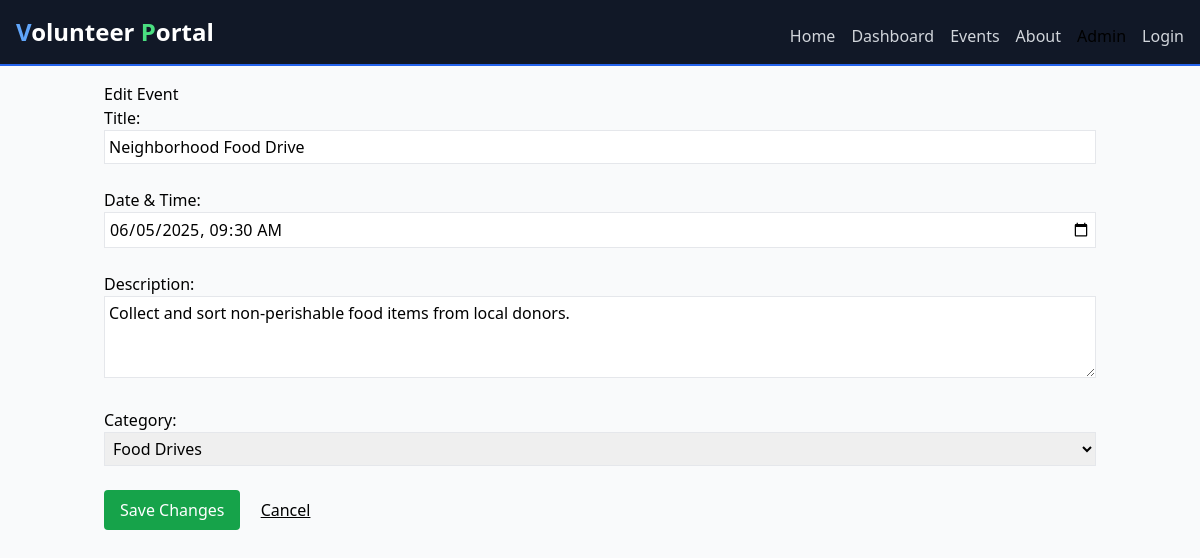
/admin/edit-event/3 (signed in), run on the app's committed database.
### app.py (models this page shows)
class Event(db.Model):
    id          = db.Column(db.Integer, primary_key=True)
    title       = db.Column(db.String(100), nullable=False)
    date        = db.Column(db.DateTime, nullable=False)
    description = db.Column(db.Text)
    category    = db.Column(db.String(50), nullable=False, default='General')

### app.py (the view, shortened to what this page needs)
@app.route('/admin/edit-event/<int:event_id>', methods=['GET','POST'])
def edit_event(event_id):
    if session.get('role') != 'admin':
        return redirect(url_for('admin_login'))
    ev = Event.query.get_or_404(event_id)
    return render_template('edit_event.html', event=ev)

### templates/edit_event.html (shortened to what this page needs)
{% extends "base.html" %}
{% block content %}
  <h2>Edit Event</h2>
  <form method="post">
    <label>
      Title:<br>
      <input name="title" value="{{ event.title }}" required class="border p-1 w-full">
    </label><br><br>
    <label>
      Date & Time:<br>
      <input name="date" type="datetime-local"
             value="{{ event.date.strftime('%Y-%m-%dT%H:%M') }}"
             required class="border p-1 w-full">
    </label><br><br>
    <label>
      Description:<br>
      <textarea name="description" class="border p-1 w-full" rows="3">{{ event.description }}</textarea>
    </label><br><br>
    <label>
      Category:<br>
      <select name="category" required class="border p-1 w-full">
        <option value="Food Drives"    {% if event.category=='Food Drives'    %}selected{% endif %}>Food Drives</option>
      </select>
    </label><br><br>
    <button type="submit" class="px-4 py-2 bg-green-600 text-white rounded">
      Save Changes
    </button>
    <a href="{{ url_for('admin_dashboard') }}" class="ml-4 underline">Cancel</a>
  </form>
{% endblock %}

### data on the page
Event: title "Neighborhood Food Drive", date "06/05/2025 09:30", description "Collect and sort non‐perishable food items from local donors.", category "Food Drives"
